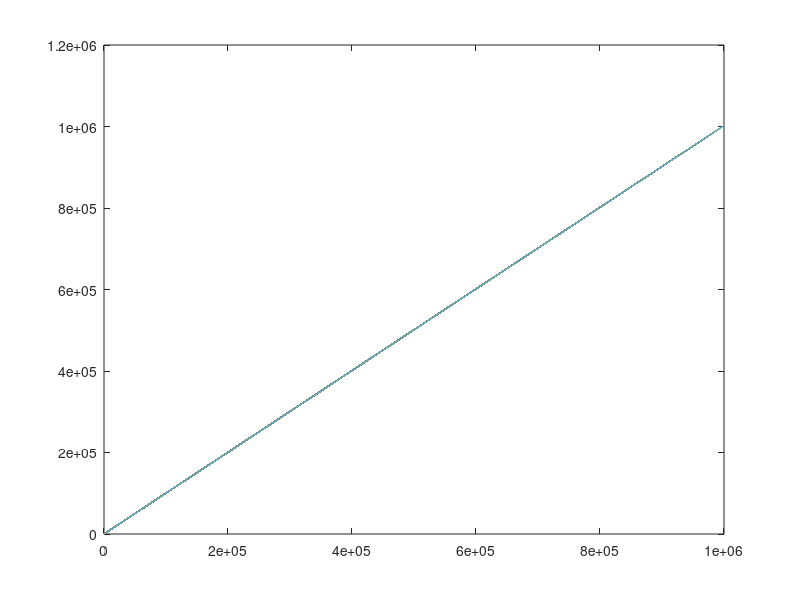

Write the MATLAB code that produced this figure.
%--------------------------------------------------------------------------
%This program prints the prime lines within Legendre's conjecture on which 
%primes can exist. It can be observed to see the trend that some lines
%extend to limited infinities which makes it possibly inclusive of primes
%hence giving an inconclusive result to the conjecture.

%Initialize the values of x:
x = linspace(1,1000,1000);

%Calculate y and y^2
y = x.^2;
y1 = (x+1).^2;

%Plots line between the y and y1 points, which would have  primes on them
for i = 1:length(x)
    plot([i,y(i)],[i,y1(i)])
    hold on
end

%----------------------------------Le FIN----------------------------------
%The author of the program makes this program available open-source under 
%Creative Commons License.

